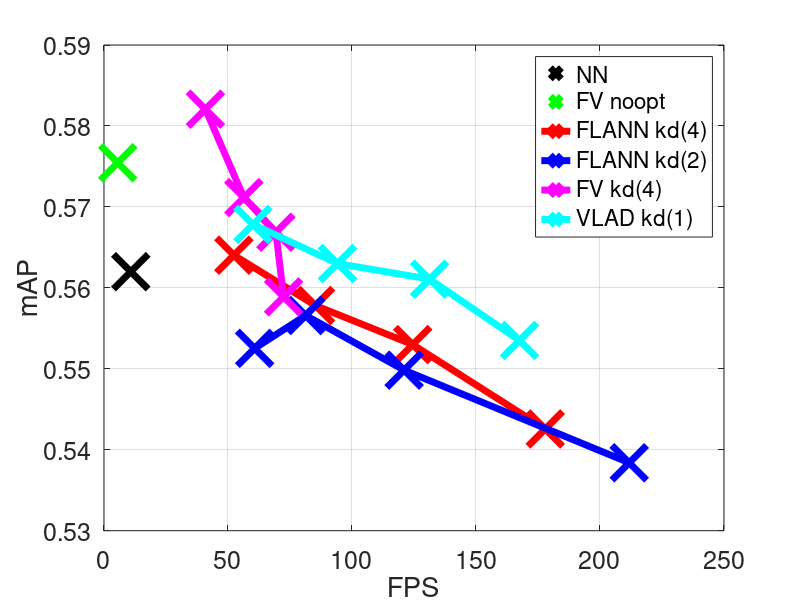

Source code (MATLAB):
%
% bar plot with per-class AP results for HWD2
%


if 1 % FLANN
  
  % Quantization for actioncliptest00775 1347 frames, 53.8 sec. (380014 features)
  %
  % kd(4) + checks(32) 25.71 secs ->  52.3921 fps (mAP 0.564032)
  % kd(4) + checks(16) 15.80 sec. ->  85.2532     (mAP 0.557820)
  % kd(4) + checks(8)  10.82 secs -> 124.4917     (mAP 0.552988)
  % kd(4) + checks(4)   7.57 secs -> 177.9392     (mAP 0.542571)
  % kd(2) + checks(16) 16.56 secs ->  81.3406     (mAP 0.556588)
  % kd(2) + checks(8)  11.13 secs -> 121.0243     (mAP 0.549832)
  % kd(2) + checks(4)   6.36 secs -> 211.7925     (mAP 0.538391)
  %
  %%
  %
  % NN time estimation:
  %a=single(rand(4000,100));
  %b=single(rand(38000,100));
  %tic, d=eucliddist(b,a); [mv,mi]=min(d,[],2); toc
  %Elapsed time is 3.114615 seconds.
  %
  % 3.114615 * 4 * 10 = 124.5846 secs -> 10.8119 fps (mAP 0.562)
  
  nn=[10.8119 0.562];
  fv = [1347 / 243.59, 0.575457];
  
  %kd8checks={'ch(32)','ch(16)','ch(8)','ch(4)'};  
  kd8=[34.6272 0.563959
       57.1732 0.560811
       102.2003 0.553482
       116.9271 0.526568];
  
  %kd4checks={'ch(32)','ch(16)','ch(8)','ch(4)'};  
  kd4=[52.3921 0.564032
       85.2532 0.557820
       124.4917 0.552988
       177.9392 0.542571];
  
  %kd2checks={'ch(32)','ch(16)','ch(8)','ch(4)'};
  kd2=[60.7578  0.552528
       81.3406  0.556588
       121.0243 0.549832
       211.7925 0.538391];
   
  %fv5checks = {'ch(32)','ch(16)','ch(8)','ch(4)'};
  fv5 = [40.892532 0.582075
      56.407035 0.571156
      69.325785 0.566866
      72.419355 0.558892];
  %fv1checks = {'ch(32)','ch(16)','ch(8)','ch(4)'};
  fv1 = [ 60.053500 0.567833
      94.129979 0.563006
      131.286550 0.561079
      167.537313 0.553502];
   
   %5_4_32 22.870000 10.070000 32.940000 40.892532		mAP 0.582075 (c =1e-3)
%5_4_16 13.890000 9.990000 23.880000 56.407035		mAP 0.571156 (c=1)
%5_4_8 9.000000 10.430000 19.430000 69.325785		mAP 0.566866 (c=1)
%5_4_4 6.720000 11.880000 18.600000 72.419355		mAP 0.558892 (c=1)

%1_4_32 19.780000 2.650000 22.430000 60.053500		mAP 0.567833 (c=1)
%1_4_16 11.580000 2.730000 14.310000 94.129979		mAP 0.563006 (c=0.1-1)
%1_4_8 7.540000 2.720000 10.260000 131.286550		mAP 0.561079 (c=1)
%1_4_4 5.300000 2.740000 8.040000 167.537313			mAP 0.553502 (c=1)
  
  clf
  plot(nn(1),nn(2),'kx','LineWidth',5,'MarkerSize',25); hold on,
  plot(fv(1),fv(2),'gx','LineWidth',5,'MarkerSize',25); hold on,
  %plot(kd8(:,1),kd8(:,2),'mx-','LineWidth',7,'MarkerSize',25); hold on,
  
  plot(kd4(:,1),kd4(:,2),'rx-','LineWidth',5,'MarkerSize',25); hold on,
  plot(kd2(:,1),kd2(:,2),'bx-','LineWidth',5,'MarkerSize',25); hold on,
  plot(fv5(:,1),fv5(:,2),'mx-','LineWidth',5,'MarkerSize',25); hold on,
  plot(fv1(:,1),fv1(:,2),'cx-','LineWidth',5,'MarkerSize',25); hold on,
  
  %leg={'NN','FLANN kd(8)','FLANN kd(4)','FLANN kd(2)', 'FV knn(5)', 'FV knn(1)'};
  leg={'NN', 'FV noopt', 'FLANN kd(4)','FLANN kd(2)', 'FV kd(4)', 'VLAD kd(1)'};
  grid on, set(gca,'FontSize',18), xlabel('FPS'), ylabel('mAP');
  legend(leg)
  
  %for i=1:length(kd4checks)
  %  text(kd4(i,1),kd4(i,2)+.003,kd4checks{i},'FontSize',18);
  %end
  
  %for i=1:length(kd2checks)
  %  text(kd2(i,1)-20,kd2(i,2)-.003,kd2checks{i},'FontSize',18);
  %end
  
  %for i=1:length(fv5checks)
  %  text(kd2(i,1)-20,fv5(i,2)-.003,kd2checks{i},'FontSize',18);
  %end
  
  figure(gcf)
  
  set(gca,'Position',[0.2 .25 .7 .65])
  print('-dpdf',['../hollywood2-flann-fps-map.pdf'])
  
end

if 0 % per-class accuracy on Hollywood2
   
  % CD features HOF+MBHx+MBHy+HOG
  cdall=[0.25999 0.893469 0.603643 0.728326 0.490113 0.389536 0.327611 0.659212 0.730111 0.669413 0.293175 0.698907];
  
  % TD features HOF+MBHx+MBHy+HOG
  dtall=[0.360152 0.890615 0.568082 0.769611 0.58314 0.345157 0.565624 0.667069 0.810321 0.693584 0.241237 0.702005];
  
  clf, 
  bar([cdall mean(cdall); dtall mean(dtall)]')
  colormap(autumn)
  set(gca,'FontSize',14)
  set(gca,'XTickLabel',{})
  set(gca,'Position',[0.13 .25 .775 .45])
  ylabel('Average Precision')
  grid on
  
  cl={'AnswerPhone','DriveCar','Eat','FightPerson','GetOutCar','HandShake','HugPerson','Kiss','Run','SitDown','SitUp','StandUp','All'};
  
  for i=1:length(cl)
    ht=text(i,-.04,cl{i}); 
    set(ht,'FontSize',14,'Rotation',45,'HorizontalAlignment','right');
  end
  
  leg={'CD - HOF+MBHx+MBHy+HOG', 'DT - HOF+MBHx+MBHy+HOG'};
  legend(leg)
  
  %print('-dpdf',[respath '/' 'hollywood2-per-class-barplot.pdf'])
end
